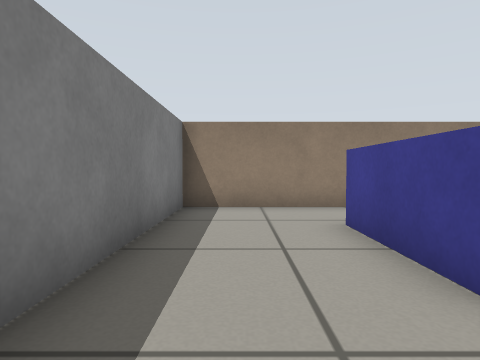
view 1 (above)

21 first-person views from a walk through a Gazebo world. The camera is 0.45 m above the floor, tilts 2° down and sees 75° across. The floor is counted in squares, 0.5 m on a side. Each view is taken from the middle of a square. On the plan, view 1 faces up. The plan holds only what a view shows up to about 11 squares ahead; the rest is blank.

view 2
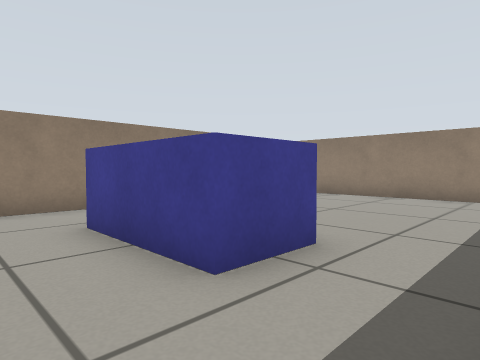

view 3
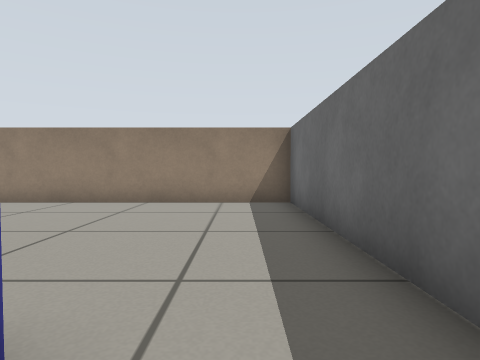

view 4
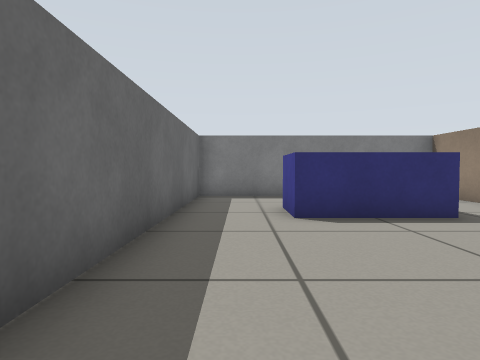

view 5
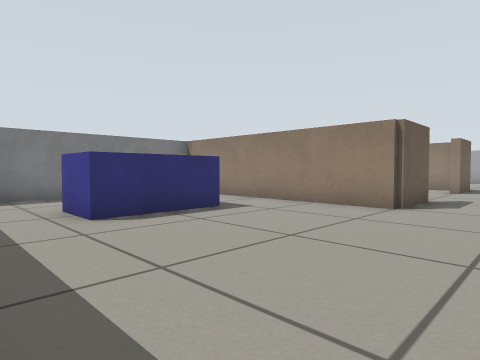

view 6
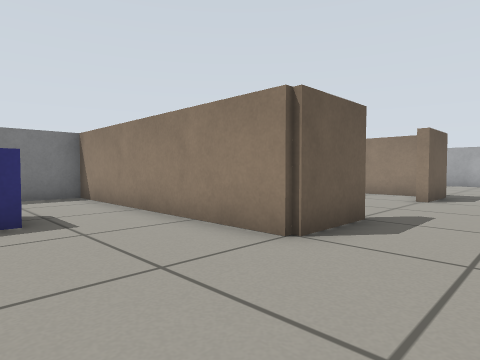

view 7
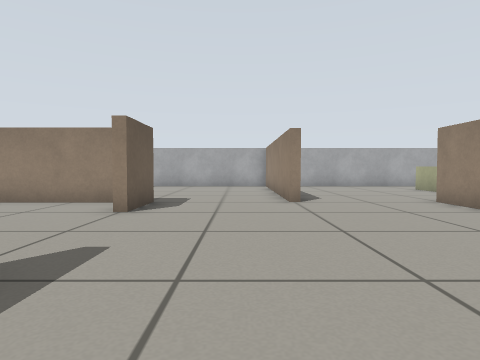

view 8
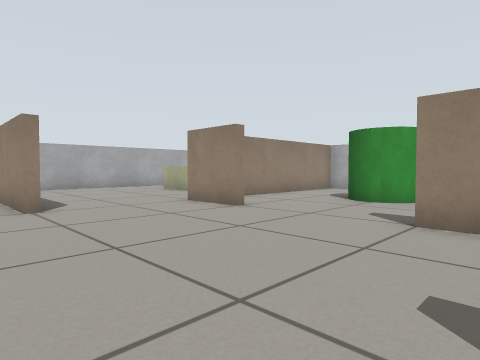

view 9
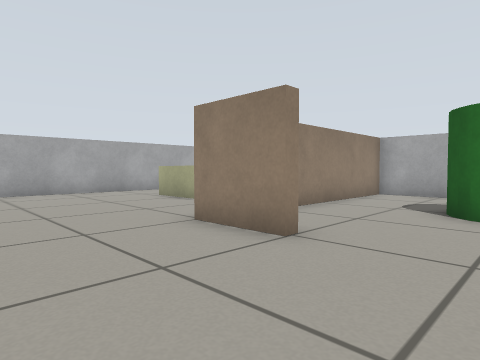

view 10
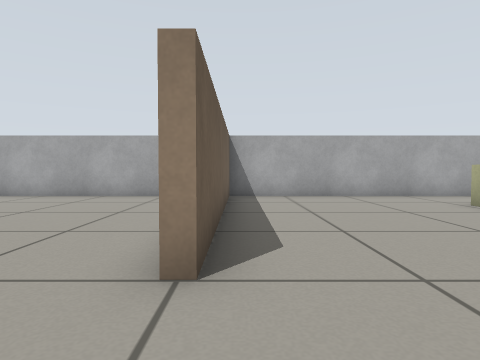

view 11
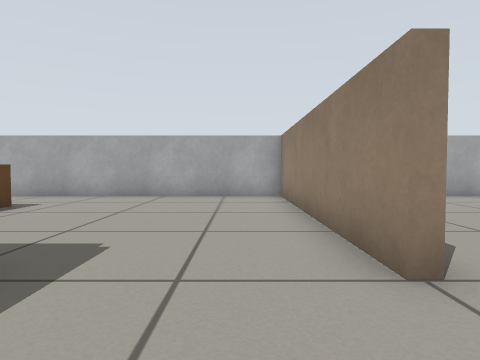

view 12
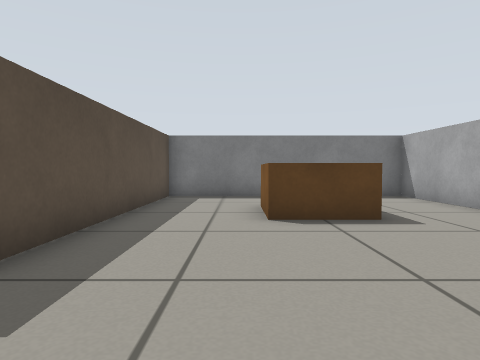

view 13
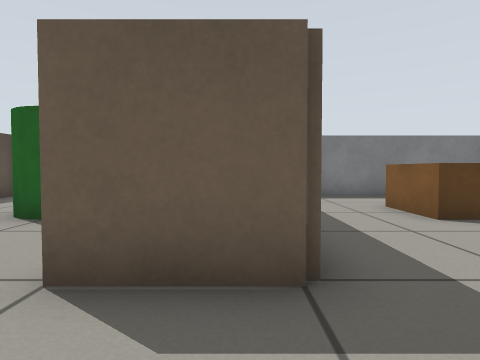

view 14
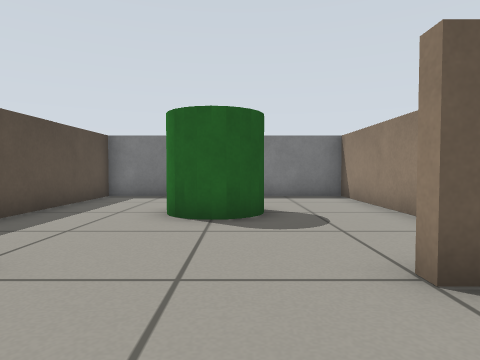

view 15
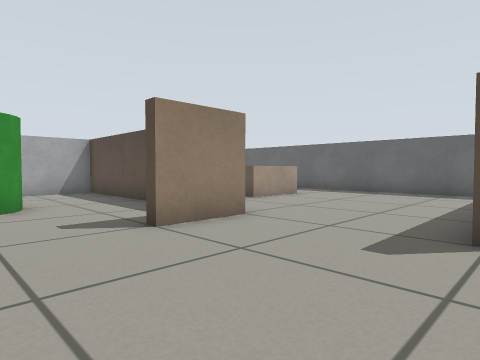

view 16
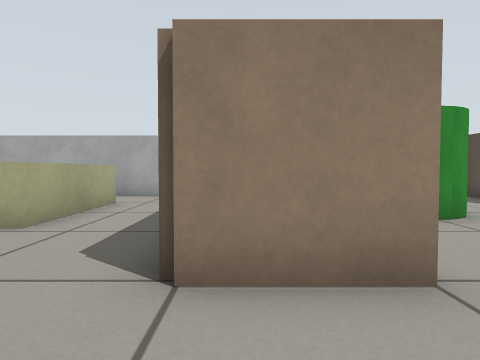

view 17
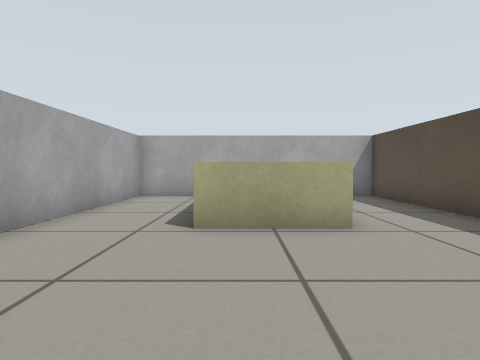

view 18
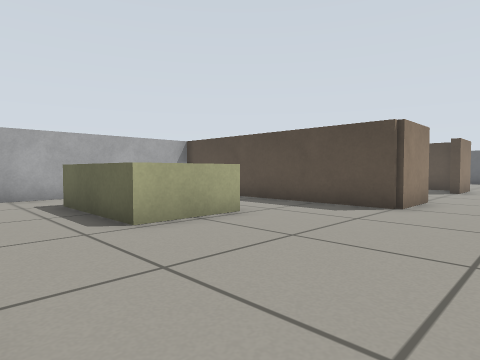

view 19
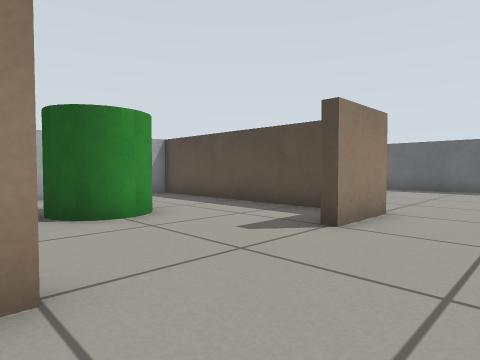

view 20
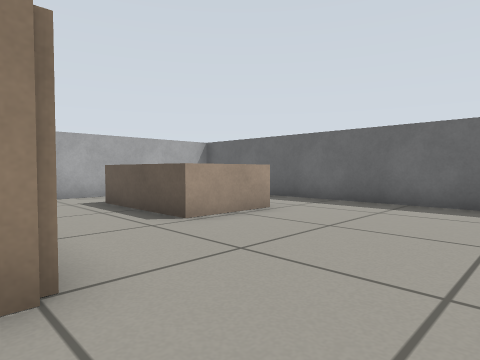

view 21
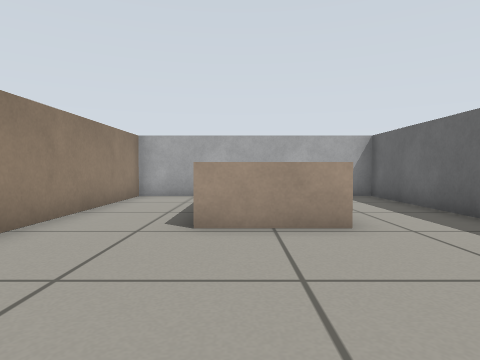

### Floor plan
Ten units are one square. View 1 is at (0, 0); x grows to the right and y downward. Boxes are objects, and circles mark ways between rooms. Rooms are numbered by the first view taken in them; rooms with no view inside come last. Other rooms are left out.
<svg viewBox="-18 -238 246 247">
<path fill="none" stroke="#000" d="M67 -74 -13 -74 -13 4 104 4 104 -65M67 -158 67 -135 62 -135M59 -154 -13 -154 -13 -128M148 -135 144 -135 144 -156 223 -156 223 -233 107 -233 107 -154 104 -154 104 -233 -13 -233 -13 -156 60 -156M67 -96 67 -74M104 -65 104 -75M144 -72 144 -95 148 -95M156 -76 221 -76M-13 -96 -13 -76 34 -76M223 -116 223 -154 165 -154M223 -88 223 -99M118 4 223 4 223 -74 162 -74"/>
<rect x="15" y="-55" width="20" height="40" fill="#bbb"><title>blue box</title></rect>
<rect x="15" y="-125" width="20" height="20" fill="#bbb"><title>green cylinder</title></rect>
<rect x="15" y="-205" width="20" height="20" fill="#bbb"><title>brown box</title></rect>
<rect x="165" y="-205" width="40" height="20" fill="#bbb"><title>yellow box</title></rect>
<rect x="175" y="-125" width="20" height="20" fill="#bbb"><title>green cylinder</title></rect>
<rect x="165" y="-45" width="40" height="20" fill="#bbb"><title>beige box</title></rect>
<circle cx="90" cy="-73" r="3" fill="#2a7"/>
<circle cx="130" cy="-70" r="3" fill="#2a7"/>
<text x="40" y="-30">1</text>
<text x="100" y="-160">2</text>
<text x="170" y="-40">3</text>
</svg>
Room 1 opens to room 2. Room 2 opens to room 3.

Where each view was taken, in squares from view 1:
view 1: 0 up, 0 right, facing up
view 2: 0 up, 0 right, facing up-right
view 3: 1 up, 2 right, facing right
view 4: 1 up, 9 right, facing left
view 5: 0 up, 9 right, facing up-left
view 6: 4 up, 9 right, facing up-left
view 7: 7 up, 9 right, facing up
view 8: 8 up, 9 right, facing up-right
view 9: 11 up, 11 right, facing up-right
view 10: 13 up, 11 right, facing up
view 11: 13 up, 9 right, facing up
view 12: 18 up, 9 right, facing left
view 13: 15 up, 9 right, facing left
view 14: 12 up, 9 right, facing left
view 15: 12 up, 10 right, facing down-right
view 16: 15 up, 12 right, facing right
view 17: 20 up, 12 right, facing right
view 18: 23 up, 12 right, facing down-right
view 19: 14 up, 12 right, facing down-right
view 20: 8 up, 12 right, facing down-right
view 21: 4 up, 12 right, facing right
